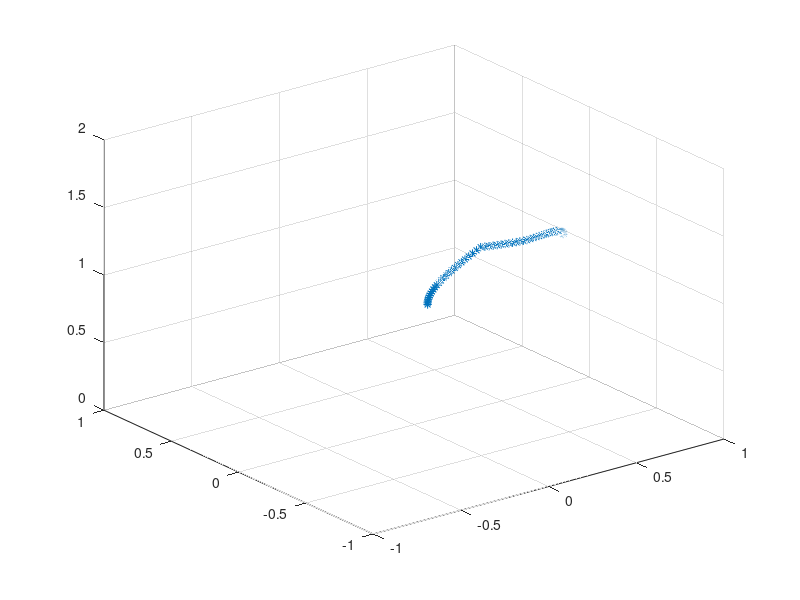

Recreate this plot in MATLAB.
close all
clear 
%%%%%%%%%%%%  DATA  %%%%%%%%%%%%%

p0 = [-0.448,-0.685,1.36]; %INITIAL POSITION [x,y,z] 

T = 0.25;
tc = 6;     %ACCELERATION TIME [s]
tf = 15;    %FINISH TIME [s]
deltaz=0.3;

delta_th=30;%DELTA ORIENTATION [deg]
dis=1;     %SPATIAL DISPLACEMENT [m]
Tsample=0.01;


%%%%%%%%%%%%%%%%%%%%%%%%%%%%%%%%%

tt = 0:T:tf;
z=zeros(1,length(tt));
v=z; om =z;
r=(dis/2)/sin(deg2rad(delta_th/2));
l = r*deg2rad(delta_th);
s0 = 0; 
sf = l; 
vc = (sf-s0)/(tf-tc);
th0 = deg2rad(0);
thf = deg2rad(delta_th);
omc = (thf-th0)/(tf-tc);
z0=p0(3);
for i=1:length(tt)
    if tt(i)<=tc
        v(i) = vc/tc*tt(i);
        om(i) = omc/tc*tt(i);
        z(i)= z0+deltaz/tc*tt(i);
    elseif tt(i) <= tf-tc
        v(i) = vc;
        om(i) = omc;
        z(i)= z(i-1)-deltaz/(tf-tc)*T;
    else 
        v(i) = vc/tc*(tf-tt(i));
        om(i) = omc/tc*(tf-tt(i));
        z(i)= z(i-1)-0.2/(tf-tc)*T;
    end
end

x = p0(1); y = p0(2); th=0;
for i = 2:length(tt) 
    th(i)= th(i-1)+om(i-1)*T;
    x(i) = x(i-1) + v(i-1)*T*cos(th(i-1));
    y(i) = y(i-1) + v(i-1)*T*sin(th(i-1));    
end

figure;
plot3(x,y,z,'*')
grid on
axis([-1 1 -1 1 0 2]);

Ttot=tf;

xd=[x;y;z];